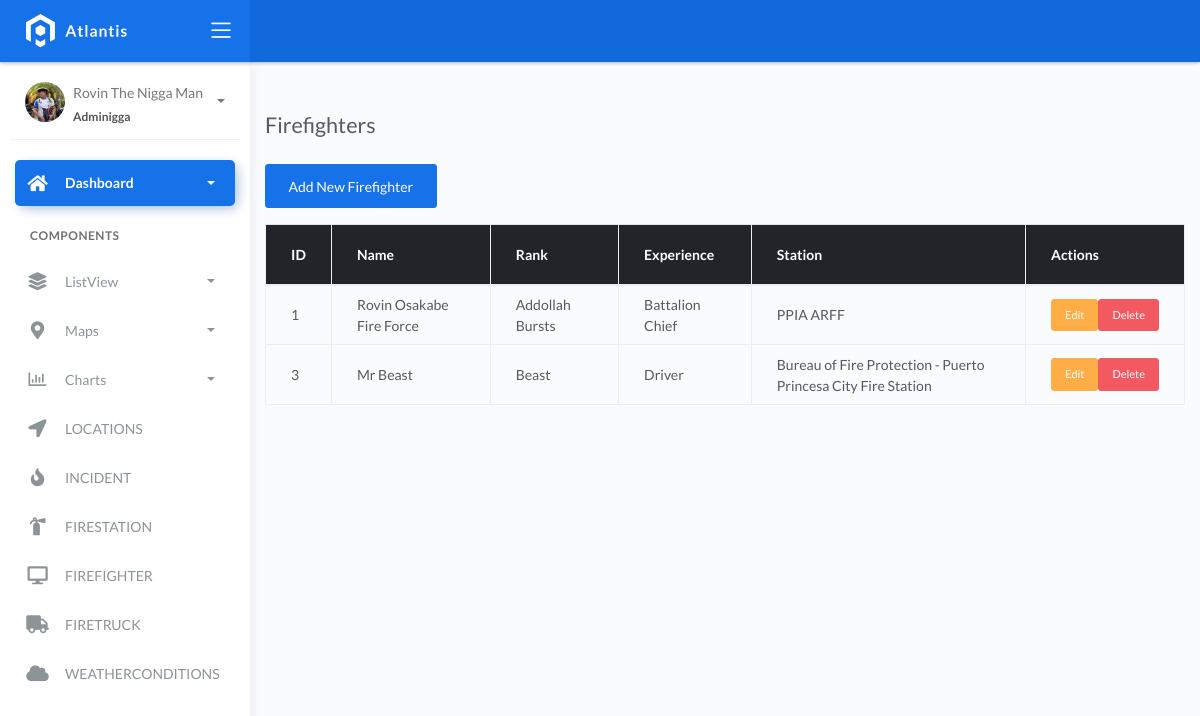
The app's page /firefighter_list/ with its own data.
### fire/models.py (models this page shows, shortened)
class BaseModel(models.Model):
    created_at = models.DateTimeField(auto_now_add=True, db_index=True)
    updated_at = models.DateTimeField(auto_now=True)
    class Meta:
        abstract = True

class Firefighters(BaseModel):
    XP_CHOICES = (
        ('Probationary Firefighter', 'Probationary Firefighter'),
        ('Firefighter I', 'Firefighter I'),
        ('Firefighter II', 'Firefighter II'),
        ('Firefighter III', 'Firefighter III'),
        ('Driver', 'Driver'),
        ('Captain', 'Captain'),
        ('Battalion Chief', 'Battalion Chief'),
    )
    name = models.CharField(max_length=150)
    rank = models.CharField(max_length=150)
    experience_level = models.CharField(max_length=45, null=True, blank=True, choices=XP_CHOICES)
    station = models.ForeignKey(FireStation, on_delete=models.CASCADE)

class FireStation(BaseModel):
    name = models.CharField(max_length=150)
    latitude = models.DecimalField(
        max_digits=22, decimal_places=16, null=True, blank=True)
    longitude = models.DecimalField(
        max_digits=22, decimal_places=16, null=True, blank=True)
    address = models.CharField(max_length=150)
    city = models.CharField(max_length=150)  # can be in separate table
    country = models.CharField(max_length=150)  # can be in separate table

### fire/views.py (the view)
# urls.py: path('firefighter_list/', FirefighterListView.as_view(), name='firefighter-list'),
class FirefighterListView(ListView):
    model = Firefighters
    template_name = 'firefighter_list.html'
    context_object_name = 'firefighters'

### templates/firefighter_list.html
{% extends 'base.html' %}
{% block content %}
<div class="container mt-5">
    <h2 class="mb-4">Firefighters</h2>
    <a href="{% url 'firefighter-add' %}" class="btn btn-primary mb-3">Add New Firefighter</a>
    <table class="table table-bordered table-hover">
        <thead class="table-dark">
            <tr>
                <th>ID</th>
                <th>Name</th>
                <th>Rank</th>
                <th>Experience</th>
                <th>Station</th>
                <th>Actions</th>
            </tr>
        </thead>
        <tbody>
            {% for f in firefighters %}
            <tr>
                <td>{{ f.id }}</td>
                <td>{{ f.name }}</td>
                <td>{{ f.rank }}</td>
                <td>{{ f.experience_level }}</td>
                <td>{{ f.station.name }}</td>
                <td>
                    <div class="d-flex gap-2">
                        <a href="{% url 'firefighter-edit' f.pk %}" class="btn btn-sm btn-warning">Edit</a>
                        <a href="{% url 'firefighter-delete' f.pk %}" class="btn btn-sm btn-danger">Delete</a>
                    </div>
                </td>
            </tr>
            {% empty %}
            <tr>
                <td colspan="6" class="text-center">No firefighters found.</td>
            </tr>
            {% endfor %}
        </tbody>
    </table>
</div>
{% endblock %}

### records on screen
Firefighters: id "1", name "Rovin Osakabe Fire Force", rank "Addollah Bursts", experience_level "Battalion Chief", station.name "PPIA ARFF"
Firefighters: id "3", name "Mr Beast", rank "Beast", experience_level "Driver", station.name "Bureau of Fire Protection - Puerto Princesa City Fire Station"
